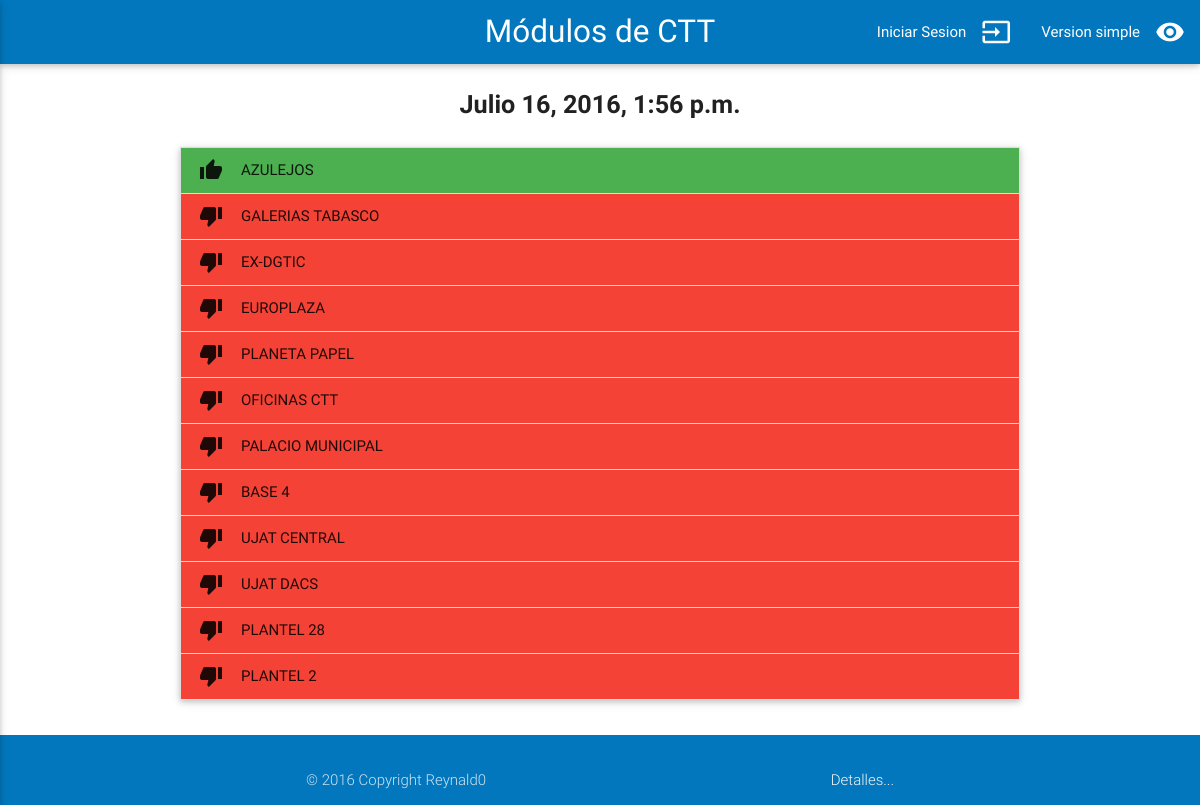
The app's page /, older data.
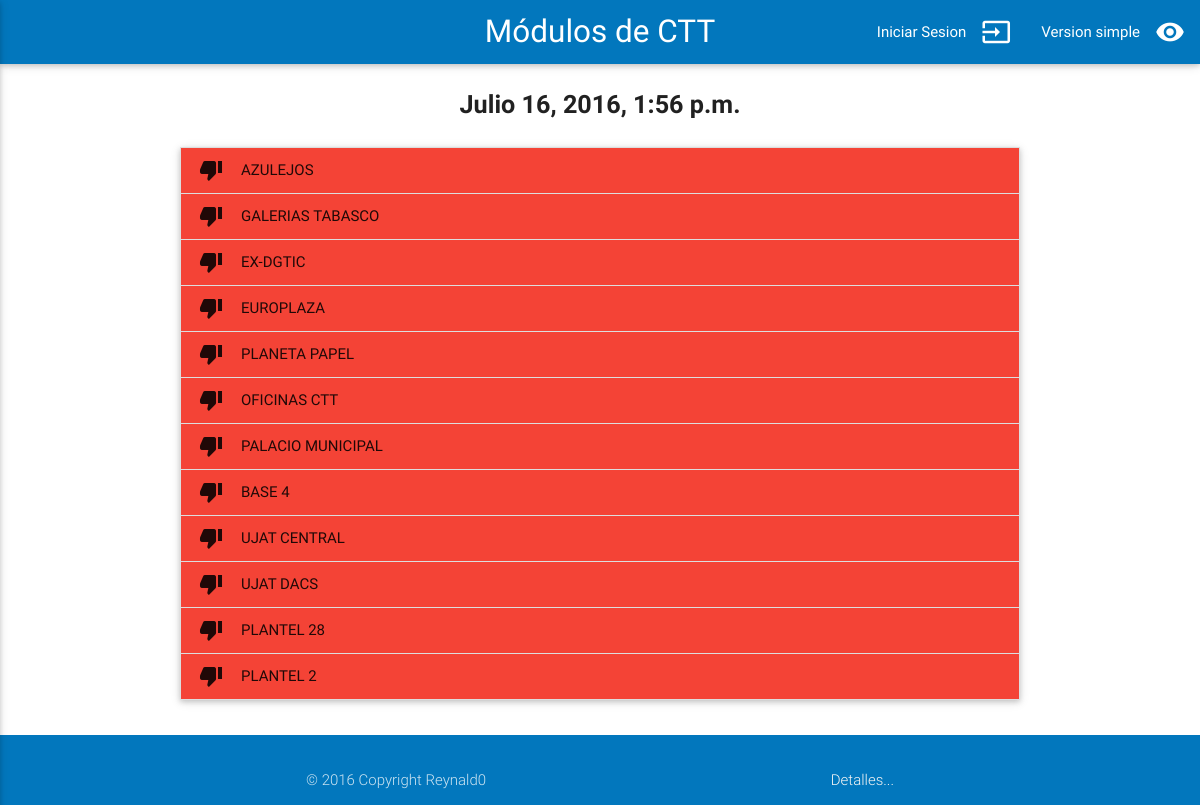
The same page, newer data.
### modulos/models.py (models this page shows, shortened)
class Modulo(models.Model):
	nombre = models.CharField(max_length = 20)
	horario_inicio = models.TimeField()
	horario_final = models.TimeField()
	ubicacion = models.TextField(blank=True)
	funciona = models.BooleanField()

### modulos/views.py (the view)
# urls.py: url(r'^$', inicio, name='inicio'),
def inicio(request):
	fecha_actual = datetime.datetime.now() - datetime.timedelta(hours=5)
	modulos = Modulo.objects.all()
	return render(request, 'inicio.html', {'fecha_actual': fecha_actual, 'modulos': modulos })

### templates/inicio.html (shortened to what this page needs)
{% extends 'components/base.html' %}
{% load staticfiles %}
{% block encabezado %}
	{{ fecha_actual }}
{% endblock encabezado%}
{% block contenido %}
	<ul class="collapsible" data-collapsible="accordion">
		{% for modulo in modulos %}
			<li>
		      	{% if modulo.funciona %}
		      	<div class="collapsible-header green">
		      		<i class="material-icons">thumb_up</i>
		      	{% else %}
		      	<div class="collapsible-header red">
		      		<i class="material-icons">thumb_down</i>
		      	{% endif %}
		      	{{ modulo.nombre|upper }}
		      </div>
		    </li>
    	{% endfor %}
  </ul>
{% endblock contenido %}

Row changes from the older to the newer data that the page shows:
changed Modulo "AZULEJOS": funciona True → False (drawn)
